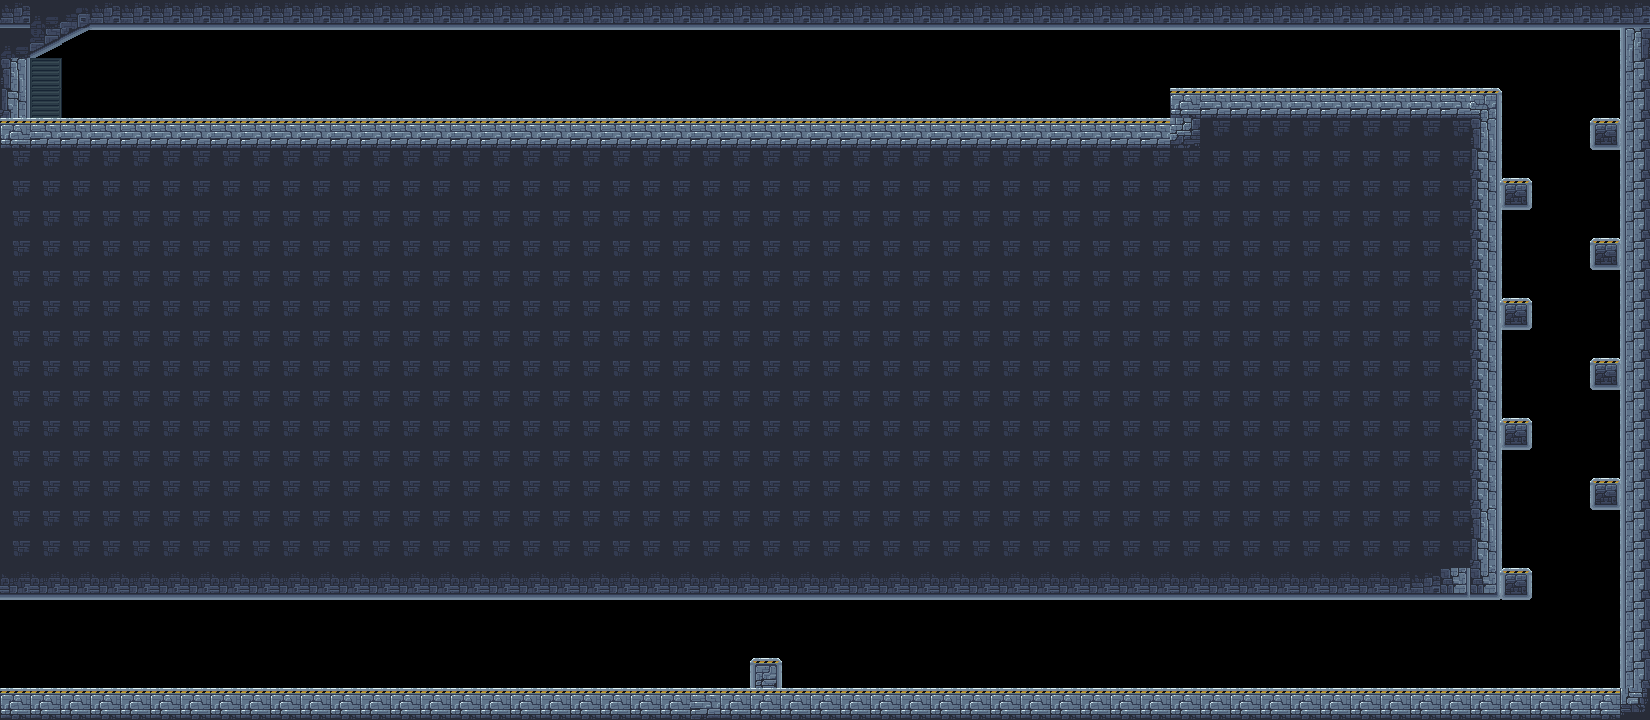

This game map was drawn from its Tiled (.tmx) file and the tilesets committed beside it. A one-line description and the full map source follow:
An orthogonal 55x24 tile map with 30x30 px tiles, 1 tile layer (Calque de Tuiles 1) and 18 objects.

<map version="1.10" tiledversion="1.11.0" orientation="orthogonal" renderorder="left-down" width="55" height="24" tilewidth="30" tileheight="30" infinite="0" nextlayerid="3" nextobjectid="19">
 <tileset firstgid="1" source="level_tileset.tsx" />
 <layer id="1" name="Calque de Tuiles 1" width="55" height="24">
  <data encoding="csv">
30,55,56,30,30,30,30,30,30,30,30,30,30,30,30,30,30,30,30,30,30,30,30,30,30,30,30,30,30,30,30,30,30,30,30,30,30,30,30,30,30,30,30,30,30,30,30,30,30,30,30,30,30,30,30,
55,64,65,0,0,0,0,0,0,0,0,0,0,0,0,0,0,0,0,0,0,0,0,0,0,0,0,0,0,0,0,0,0,0,0,0,0,0,0,0,0,0,0,0,0,0,0,0,0,0,0,0,0,0,10,
13,34,0,0,0,0,0,0,0,0,0,0,0,0,0,0,0,0,0,0,0,0,0,0,0,0,0,0,0,0,0,0,0,0,0,0,0,0,0,0,0,0,0,0,0,0,0,0,0,0,0,0,0,0,19,
22,34,0,0,0,0,0,0,0,0,0,0,0,0,0,0,0,0,0,0,0,0,0,0,0,0,0,0,0,0,0,0,0,0,0,0,0,0,0,2,3,3,3,3,3,3,3,3,3,4,0,0,0,0,19,
2,3,3,3,3,3,3,3,3,3,3,3,3,3,3,3,3,3,3,3,3,3,3,3,3,3,3,3,3,3,3,3,3,3,3,3,3,3,3,42,12,12,12,12,12,12,12,12,12,13,0,0,0,15,19,
12,12,12,12,12,12,12,12,12,12,12,12,12,12,12,12,12,12,12,12,12,12,12,12,12,12,12,12,12,12,12,12,12,12,12,12,12,12,12,12,12,12,12,12,12,12,12,12,12,22,0,0,0,0,19,
12,12,12,12,12,12,12,12,12,12,12,12,12,12,12,12,12,12,12,12,12,12,12,12,12,12,12,12,12,12,12,12,12,12,12,12,12,12,12,12,12,12,12,12,12,12,12,12,12,22,15,0,0,0,19,
12,12,12,12,12,12,12,12,12,12,12,12,12,12,12,12,12,12,12,12,12,12,12,12,12,12,12,12,12,12,12,12,12,12,12,12,12,12,12,12,12,12,12,12,12,12,12,12,12,22,0,0,0,0,19,
12,12,12,12,12,12,12,12,12,12,12,12,12,12,12,12,12,12,12,12,12,12,12,12,12,12,12,12,12,12,12,12,12,12,12,12,12,12,12,12,12,12,12,12,12,12,12,12,12,22,0,0,0,15,19,
12,12,12,12,12,12,12,12,12,12,12,12,12,12,12,12,12,12,12,12,12,12,12,12,12,12,12,12,12,12,12,12,12,12,12,12,12,12,12,12,12,12,12,12,12,12,12,12,12,22,0,0,0,0,19,
12,12,12,12,12,12,12,12,12,12,12,12,12,12,12,12,12,12,12,12,12,12,12,12,12,12,12,12,12,12,12,12,12,12,12,12,12,12,12,12,12,12,12,12,12,12,12,12,12,22,15,0,0,0,19,
12,12,12,12,12,12,12,12,12,12,12,12,12,12,12,12,12,12,12,12,12,12,12,12,12,12,12,12,12,12,12,12,12,12,12,12,12,12,12,12,12,12,12,12,12,12,12,12,12,22,0,0,0,0,19,
12,12,12,12,12,12,12,12,12,12,12,12,12,12,12,12,12,12,12,12,12,12,12,12,12,12,12,12,12,12,12,12,12,12,12,12,12,12,12,12,12,12,12,12,12,12,12,12,12,22,0,0,0,15,19,
12,12,12,12,12,12,12,12,12,12,12,12,12,12,12,12,12,12,12,12,12,12,12,12,12,12,12,12,12,12,12,12,12,12,12,12,12,12,12,12,12,12,12,12,12,12,12,12,12,22,0,0,0,0,19,
12,12,12,12,12,12,12,12,12,12,12,12,12,12,12,12,12,12,12,12,12,12,12,12,12,12,12,12,12,12,12,12,12,12,12,12,12,12,12,12,12,12,12,12,12,12,12,12,12,22,15,0,0,0,19,
12,12,12,12,12,12,12,12,12,12,12,12,12,12,12,12,12,12,12,12,12,12,12,12,12,12,12,12,12,12,12,12,12,12,12,12,12,12,12,12,12,12,12,12,12,12,12,12,12,22,0,0,0,0,19,
12,12,12,12,12,12,12,12,12,12,12,12,12,12,12,12,12,12,12,12,12,12,12,12,12,12,12,12,12,12,12,12,12,12,12,12,12,12,12,12,12,12,12,12,12,12,12,12,12,22,0,0,0,15,19,
12,12,12,12,12,12,12,12,12,12,12,12,12,12,12,12,12,12,12,12,12,12,12,12,12,12,12,12,12,12,12,12,12,12,12,12,12,12,12,12,12,12,12,12,12,12,12,12,12,13,0,0,0,0,19,
12,12,12,12,12,12,12,12,12,12,12,12,12,12,12,12,12,12,12,12,12,12,12,12,12,12,12,12,12,12,12,12,12,12,12,12,12,12,12,12,12,12,12,12,12,12,12,12,12,22,0,0,0,0,19,
29,29,29,29,29,29,29,29,29,29,29,29,29,29,29,29,29,29,29,29,29,29,29,29,29,29,29,29,29,29,29,29,29,29,29,29,29,29,29,29,29,29,29,29,29,29,29,30,31,31,15,0,0,0,19,
0,0,0,0,0,0,0,0,0,0,0,0,0,0,0,0,0,0,0,0,0,0,0,0,0,0,0,0,0,0,0,0,0,0,0,0,0,0,0,0,0,0,0,0,0,0,0,0,0,0,0,0,0,0,19,
0,0,0,0,0,0,0,0,0,0,0,0,0,0,0,0,0,0,0,0,0,0,0,0,0,0,0,0,0,0,0,0,0,0,0,0,0,0,0,0,0,0,0,0,0,0,0,0,0,0,0,0,0,0,19,
0,0,0,0,0,0,0,0,0,0,0,0,0,0,0,0,0,0,0,0,0,0,0,0,0,5,0,0,0,0,0,0,0,0,0,0,0,0,0,0,0,0,0,0,0,0,0,0,0,0,0,0,0,0,19,
2,2,2,2,2,2,2,2,2,2,2,2,2,2,2,2,2,2,2,2,2,2,2,3,2,2,2,2,2,2,2,2,2,2,2,2,2,2,2,2,2,2,2,2,2,2,2,2,2,2,2,2,2,2,49
</data>
 </layer>
 <objectgroup id="2" name="ground">
  <object id="1" x="1347" y="868" width="3" height="5" />
  <object id="2" x="0" y="120" width="1500" height="480" />
  <object id="3" x="1170" y="90" width="330" height="30" />
  <object id="4" x="0" y="0" width="1650" height="30" />
  <object id="5" x="1620" y="30" width="30" height="690" />
  <object id="6" x="0" y="690" width="1620" height="30" />
  <object id="7" x="750" y="660" width="30" height="30" />
  <object id="8" x="1500" y="570" width="30" height="30" />
  <object id="9" x="1500" y="420" width="30" height="30" />
  <object id="10" x="1500" y="300" width="30" height="30" />
  <object id="11" x="1500" y="180" width="30" height="30" />
  <object id="12" x="1590" y="120" width="30" height="30" />
  <object id="13" x="1590" y="240" width="30" height="30" />
  <object id="14" x="1590" y="360" width="30" height="30" />
  <object id="15" x="1590" y="480" width="30" height="30" />
  <object id="16" x="0" y="60" width="30" height="60" />
  <object id="17" x="0" y="30" width="90" height="30" />
  <object id="18" x="529" y="-214" />
 </objectgroup>
</map>